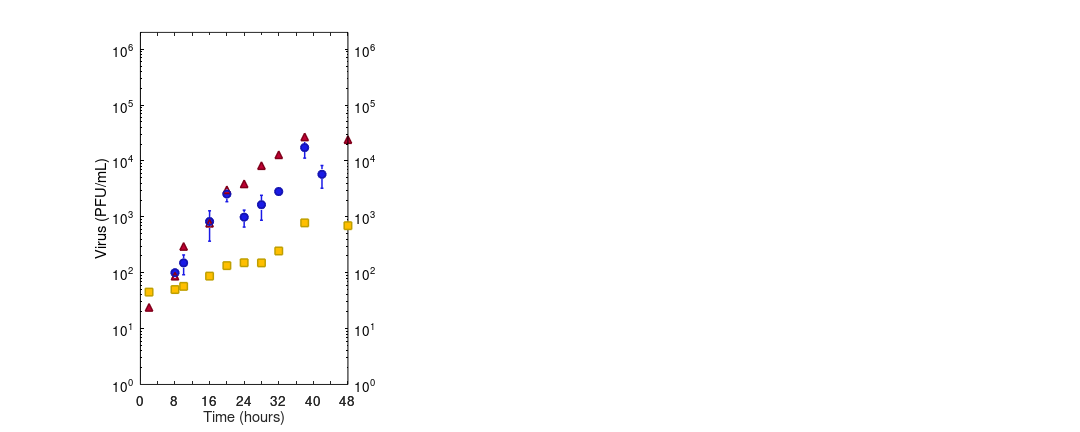

This figure's MATLAB source: (Note: this script raises an error after producing the figure.)
% Creates Data Plot

width = 20;
height = 8;

font_size = 18;
title_font_size = 24;
legend_font_size = 14;

fig = figure();

set(fig, 'PaperUnits', 'inches');
set(fig, 'PaperSize', [width height]);
set(fig, 'Units', 'inches');
set(fig, 'Position', [0 0 width height]);
set(fig, 'PaperPosition', [0 0 width height]);

% --- Avian Data ---
avt = [480, 600, 960, 1200, 1440, 1680, 1920,  2280, 2520]/60;
av  = [ 100, 150, 825, 2563, 988, 1650, 2838, 17375, 5775];
ave = [   0,  29, 229,  348, 166,  390,  112,  3062, 1261];

ait = [120, 480, 600, 960, 1200, 1440, 1680,  1920,  2280,  2880]/60;
ai  = [ 24,  87, 296, 770, 3048, 3901, 8261, 12935, 26970, 24120];

art = [120, 480, 600, 960, 1200, 1440, 1680, 1920, 2280, 2880]/60;
ar  = [ 45,  50,  57,  87,  134,  151,  150,  245,  780,  695];

% --- Seasonal Data ---
svt = [600,  720,  960,  1200,  1440,  1800,  2280,  2880]/60;
sv  = [ 20, 5846, 6900, 38500, 39738, 20238, 15138, 20453];
sve = [  0, 1676, 1578, 15695, 17271,  2992,  2886,  3837];

sit = [120,  480,  720,  960, 1200, 1440]/60;
si  = [391, 1723, 3462, 4618, 6807, 8164] - 300;

siit  = [1440, 1800, 2280, 2880]/60;
%sii   = [8164, 10200, 12913, 16306] - 300;
sii   = [8164, 8500, 8500, 8500] - 300;

srt = [120, 480, 720, 960, 1200, 1440, 1800, 2280, 2880]/60;
sr  = [  1,   1,   1,   2,    6,   16,   68,  239,  655];

% --- Swine Data ---24
wvt = [120,   720,   960,   1200,   1440,   1800,   2880]/60;
wv  = [ 20, 64620, 84053, 254587, 665559, 814586, 654773];
wve = [  0, 18294, 36080,  43752, 156340, 229980,  47662];

wit = [480,  720,  960,  1200,  1440,  1920,  2880]/60;
wi  = [ 75+1, 1835, 1349, 23458, 12073, 30700, 19814] - 75;

wrt = [480, 720,  960, 1200, 1440, 1920, 2880]/60;
wr  = [ 36,  55,   46,  150,   93,  380, 1224];

colors = [.75   0   .2 ;
          1    .75   0 ;
          .28  .625  0 ;
          .1   .1   .9 ;
          .5    0   .1 ;
          .75  .625  0 ;
          .2   .375  0 ;
          .075 .075 .7 ];

% --- Plot ---

% Avian
subplot(1, 3, 1)
[haxes, hline1, hline2] = plotyy(avt, av, art, ar, 'semilogy', 'semilogy');
hold on
hline3 = plot(ait, ai);
hline4 = errorbar(avt, av, ave*2, 'ob');
%hline4 = plot(aft/60, aif);
%hline5 = plot(aft/60, arf);
hold off

set(hline1, 'LineWidth', 2)
set(hline1, 'LineStyle', 'none')
set(hline1, 'Marker', 'o')
set(hline1, 'MarkerSize', 10)
set(hline1, 'Color', colors(4,:))
set(hline1, 'MarkerEdgeColor', colors(8,:))
set(hline1, 'MarkerFaceColor', colors(4,:))


set(hline2, 'LineWidth', 2)
set(hline2, 'LineStyle', 'none')
set(hline2, 'Marker', 's')
set(hline2, 'MarkerSize', 10)
set(hline2, 'Color', colors(2,:))
set(hline2, 'MarkerEdgeColor', colors(6,:))
set(hline2, 'MarkerFaceColor', colors(2,:))

set(hline3, 'LineWidth', 2)
set(hline3, 'LineStyle', 'none')
set(hline3, 'Marker', '^')
set(hline3, 'MarkerSize', 10)
set(hline3, 'Color', colors(1,:))
set(hline3, 'MarkerEdgeColor', colors(5,:))
set(hline3, 'MarkerFaceColor', colors(1,:))

set(hline4, 'LineWidth', 2)
set(hline4, 'LineStyle', 'none')
set(hline4, 'Marker', 'o')
set(hline4, 'MarkerSize', 10)
set(hline4, 'Color', colors(4,:))
set(hline4, 'MarkerEdgeColor', colors(8,:))
set(hline4, 'MarkerFaceColor', colors(4,:))

%set(hline5, 'LineWidth', 2)
%set(hline5, 'LineStyle', '--')
%set(hline5, 'Color', colors(2,:))

axes(haxes(1))
set(haxes(1), 'FontSize', font_size)
%set(haxes(1), 'FontWeight', 'bold')
set(haxes(1), 'YColor', 'k')
set(haxes(1), 'YLim', [1 2e6])
set(haxes(1), 'YTick', [1 10 100 1000 10000 100000 1000000])
set(haxes(1), 'XLim', [0 48])
set(haxes(1), 'XTick', 0:4:48)
set(haxes(1), 'XTickLabel', {'0', '', '8', '', '16', '', '24', '', '32', '', '40', '', '48'})
xlabel('Time (hours)')
ylabel('Virus (PFU/mL)')

axes(haxes(2))
set(haxes(2), 'FontSize', font_size)
%set(haxes(2), 'FontWeight', 'bold')
set(haxes(2), 'YColor', 'k')
set(haxes(2), 'YLim', [1 2e6])
set(haxes(2), 'YTick', [1 10 100 1000 10000 100000 1000000])
set(haxes(2), 'XLim', [0 48])
set(haxes(2), 'XTick', 0:4:48)
set(haxes(2), 'XTickLabel', {'0', '', '8', '', '16', '', '24', '', '32', '', '40', '', '48'})
%ylabel('Chemokine (pg/mL)')

lhandle = legend([hline1 hline3 hline2], 'Virus', 'IP-10', 'RANTES', 4);
set(lhandle, 'Color', 'w')
set(lhandle, 'FontSize', legend_font_size);

title('aH5N1 Influenza', 'FontSize', title_font_size)

% Seasonal
subplot(1, 3, 2)
[haxes, hline2, hline1] = plotyy(srt, sr, svt, sv, 'semilogy', 'semilogy');
hold on
hline4 = plot(siit, sii);
hline3 = plot(sit, si);
hline5 = errorbar(svt, sv, sve*2, 'ob');
%hline5 = plot(sft/60, sif);
%hline6 = plot(sft/60, srf);
hold off

set(hline1, 'LineWidth', 2)
set(hline1, 'LineStyle', 'none')
set(hline1, 'Marker', 'o')
set(hline1, 'MarkerSize', 10)
set(hline1, 'Color', 'b')
set(hline1, 'MarkerEdgeColor', colors(8,:))
set(hline1, 'MarkerFaceColor', colors(4,:))

set(hline2, 'LineWidth', 2)
set(hline2, 'LineStyle', 'none')
set(hline2, 'Marker', 's')
set(hline2, 'MarkerSize', 10)
set(hline2, 'Color', colors(2,:))
set(hline2, 'MarkerEdgeColor', colors(6,:))
set(hline2, 'MarkerFaceColor', colors(2,:))


set(hline3, 'LineWidth', 2)
set(hline3, 'LineStyle', 'none')
set(hline3, 'Marker', '^')
set(hline3, 'MarkerSize', 10)
set(hline3, 'Color', 'r')
set(hline3, 'MarkerEdgeColor', [.5 0 0])
set(hline3, 'MarkerFaceColor', 'r')

set(hline4, 'LineWidth', 2)
set(hline4, 'LineStyle', 'none')
set(hline4, 'Marker', '^')
set(hline4, 'MarkerSize', 10)
set(hline4, 'Color', colors(1,:))

%set(hline5, 'LineWidth', 2)
%set(hline5, 'LineStyle', '--')
%set(hline5, 'Color', colors(1,:))
set(hline5, 'LineWidth', 2)
set(hline5, 'LineStyle', 'none')
set(hline5, 'Marker', 'o')
set(hline5, 'MarkerSize', 10)
set(hline5, 'Color', 'b')
set(hline5, 'MarkerEdgeColor', colors(8,:))
set(hline5, 'MarkerFaceColor', colors(4,:))

%set(hline6, 'LineWidth', 2)
%set(hline6, 'LineStyle', '--')
%set(hline6, 'Color', colors(2,:))

axes(haxes(1))
set(haxes(1), 'FontSize', font_size)
%set(haxes(1), 'FontWeight', 'bold')
set(haxes(1), 'YColor', 'k')
set(haxes(1), 'YLim', [1 2e6])
set(haxes(1), 'YTick', [1 10 100 1000 10000 100000 1000000])
set(haxes(1), 'XLim', [0 48])
set(haxes(1), 'XTick', 0:4:48)
set(haxes(1), 'XTickLabel', {'0', '', '8', '', '16', '', '24', '', '32', '', '40', '', '48'})
xlabel('Time (hours)')
%ylabel('Virus (PFU/mL)')

axes(haxes(2))
set(haxes(2), 'FontSize', font_size)
%set(haxes(2), 'FontWeight', 'bold')
set(haxes(2), 'YColor', 'k')
set(haxes(2), 'YLim', [1 2e6])
set(haxes(2), 'YTick', [1 10 100 1000 10000 100000 1000000])
set(haxes(2), 'XLim', [0 48])
set(haxes(2), 'XTick', 0:4:48)
set(haxes(2), 'XTickLabel', {'0', '', '8', '', '16', '', '24', '', '32', '', '40', '', '48'})
%ylabel('Chemokine (pg/mL)')

%lhandle = legend([hline1 hline3 hline2], 'Virus', 'IP-10', 'RANTES', 4);
%set(lhandle, 'Color', 'w')

title('sH1N1 Influenza', 'FontSize', title_font_size)

% Swine
subplot(1, 3, 3)

[haxes, hline1, hline2] = plotyy(wvt, wv, wrt, wr, 'semilogy', 'semilogy');
hold on
hline3 = plot(wit, wi);
hline4 = errorbar(wvt, wv, wve*2, 'ob');
%hline4 = plot(wft/60, wif);
%hline5 = plot(wft/60, wrf);
hold off

set(hline1, 'LineWidth', 2)
set(hline1, 'LineStyle', 'none')
set(hline1, 'Marker', 'o')
set(hline1, 'MarkerSize', 10)
set(hline1, 'Color', colors(4,:))
set(hline1, 'MarkerEdgeColor', colors(8,:))
set(hline1, 'MarkerFaceColor', colors(4,:))

set(hline2, 'LineWidth', 2)
set(hline2, 'LineStyle', 'none')
set(hline2, 'Marker', 's')
set(hline2, 'MarkerSize', 10)
set(hline2, 'Color', colors(2,:))
set(hline2, 'MarkerEdgeColor', colors(6,:))
set(hline2, 'MarkerFaceColor', colors(2,:))

set(hline3, 'LineWidth', 2)
set(hline3, 'LineStyle', 'none')
set(hline3, 'Marker', '^')
set(hline3, 'MarkerSize', 10)
set(hline3, 'Color', colors(1,:))
set(hline3, 'MarkerEdgeColor', colors(5,:))
set(hline3, 'MarkerFaceColor', colors(1,:))

%set(hline4, 'LineWidth', 2)
%set(hline4, 'LineStyle', '--')
%set(hline4, 'Color', colors(1,:))
set(hline4, 'LineWidth', 2)
set(hline4, 'LineStyle', 'none')
set(hline4, 'Marker', 'o')
set(hline4, 'MarkerSize', 10)
set(hline4, 'Color', colors(4,:))
set(hline4, 'MarkerEdgeColor', colors(8,:))
set(hline4, 'MarkerFaceColor', colors(4,:))

%set(hline5, 'LineWidth', 2)
%set(hline5, 'LineStyle', '--')
%set(hline5, 'Color', colors(2,:))

axes(haxes(1))
set(haxes(1), 'FontSize', font_size)
%set(haxes(1), 'FontWeight', 'bold')
set(haxes(1), 'YColor', 'k')
set(haxes(1), 'YLim', [1 2e6])
set(haxes(1), 'YTick', [1 10 100 1000 10000 100000 1000000])
set(haxes(1), 'XLim', [0 48])
set(haxes(1), 'XTick', 0:4:48)
set(haxes(1), 'XTickLabel', {'0', '', '8', '', '16', '', '24', '', '32', '', '40', '', '48'})
xlabel('Time (hours)')
%ylabel('Virus (PFU/mL)')

axes(haxes(2))
set(haxes(2), 'FontSize', font_size)
%set(haxes(2), 'FontWeight', 'bold')
set(haxes(2), 'YColor', 'k')
set(haxes(2), 'YLim', [1 2e6])
set(haxes(2), 'YTick', [1 10 100 1000 10000 100000 1000000])
set(haxes(2), 'XLim', [0 48])
set(haxes(2), 'XTick', 0:4:48)
set(haxes(2), 'XTickLabel', {'0', '', '8', '', '16', '', '24', '', '32', '', '40', '', '48'})
ylabel('Chemokine (pg/mL)')

%lhandle = legend([hline1 hline3 hline2], 'Virus', 'IP-10', 'RANTES', 4);
%set(lhandle, 'Color', 'w')

title('pH1N1 Influenza', 'FontSize', title_font_size)

print('-depsc2', '-loose', '/nfs/adaptive/drew/chemokine/paper/figures/Figure_3.eps');